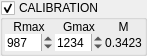
     <widget class="QGroupBox" name="gbCalib">
      <property name="geometry">
       <rect>
        <x>95</x>
        <y>375</y>
        <width>136</width>
        <height>46</height>
       </rect>
      </property>
      <property name="title">
       <string>CALIBRATION</string>
      </property>
      <property name="checkable">
       <bool>true</bool>
      </property>
      <property name="checked">
       <bool>true</bool>
      </property>
      <layout class="QGridLayout" name="gridLayout_5">
       <property name="leftMargin">
        <number>2</number>
       </property>
       <property name="topMargin">
        <number>0</number>
       </property>
       <property name="rightMargin">
        <number>2</number>
       </property>
       <property name="bottomMargin">
        <number>2</number>
       </property>
       <property name="horizontalSpacing">
        <number>2</number>
       </property>
       <property name="verticalSpacing">
        <number>0</number>
       </property>
       <item row="1" column="1">
        <widget class="QSpinBox" name="sbGmax">
         <property name="styleSheet">
          <string notr="true">font: 7pt &quot;MS Shell Dlg 2&quot;;</string>
         </property>
         <property name="frame">
          <bool>false</bool>
         </property>
         <property name="suffix">
          <string/>
         </property>
         <property name="maximum">
          <number>5000</number>
         </property>
         <property name="value">
          <number>1234</number>
         </property>
        </widget>
       </item>
       <item row="0" column="0">
        <widget class="QLabel" name="label_3">
         <property name="styleSheet">
          <string notr="true">font: 7pt &quot;MS Shell Dlg 2&quot;;</string>
         </property>
         <property name="text">
          <string>Rmax</string>
         </property>
         <property name="alignment">
          <set>Qt::AlignBottom|Qt::AlignHCenter</set>
         </property>
        </widget>
       </item>
       <item row="1" column="0">
        <widget class="QSpinBox" name="sbRmax">
         <property name="styleSheet">
          <string notr="true">font: 7pt &quot;MS Shell Dlg 2&quot;;</string>
         </property>
         <property name="frame">
          <bool>false</bool>
         </property>
         <property name="suffix">
          <string/>
         </property>
         <property name="maximum">
          <number>5000</number>
         </property>
         <property name="value">
          <number>987</number>
         </property>
        </widget>
       </item>
       <item row="0" column="1">
        <widget class="QLabel" name="label_4">
         <property name="styleSheet">
          <string notr="true">font: 7pt &quot;MS Shell Dlg 2&quot;;</string>
         </property>
         <property name="text">
          <string>Gmax</string>
         </property>
         <property name="alignment">
          <set>Qt::AlignBottom|Qt::AlignHCenter</set>
         </property>
        </widget>
       </item>
       <item row="0" column="2">
        <widget class="QLabel" name="label_10">
         <property name="styleSheet">
          <string notr="true">font: 7pt &quot;MS Shell Dlg 2&quot;;</string>
         </property>
         <property name="text">
          <string>M</string>
         </property>
         <property name="alignment">
          <set>Qt::AlignBottom|Qt::AlignHCenter</set>
         </property>
        </widget>
       </item>
       <item row="1" column="2">
        <widget class="QLabel" name="lblM">
         <property name="styleSheet">
          <string notr="true">font: 7pt &quot;MS Shell Dlg 2&quot;;</string>
         </property>
         <property name="text">
          <string>0.3423</string>
         </property>
         <property name="alignment">
          <set>Qt::AlignCenter</set>
         </property>
        </widget>
       </item>
      </layout>
     </widget>
